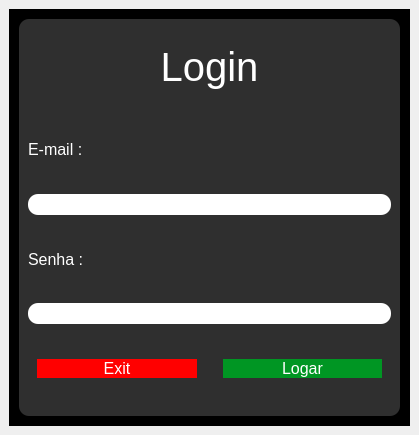
<?xml version="1.0" encoding="UTF-8"?>
<ui version="4.0">
 <class>MainWindow</class>
 <widget class="QMainWindow" name="MainWindow">
  <property name="geometry">
   <rect>
    <x>0</x>
    <y>0</y>
    <width>419</width>
    <height>435</height>
   </rect>
  </property>
  <property name="windowTitle">
   <string>MainWindow</string>
  </property>
  <widget class="QWidget" name="centralwidget">
   <layout class="QHBoxLayout" name="horizontalLayout">
    <item>
     <widget class="QFrame" name="frame_4">
      <property name="styleSheet">
       <string notr="true">background-color: rgb(0, 0, 0); 
color: rgb(255, 255, 255);
</string>
      </property>
      <property name="frameShape">
       <enum>QFrame::StyledPanel</enum>
      </property>
      <property name="frameShadow">
       <enum>QFrame::Raised</enum>
      </property>
      <layout class="QVBoxLayout" name="verticalLayout_3">
       <item>
        <widget class="QWidget" name="widget_5" native="true">
         <property name="styleSheet">
          <string notr="true">background-color: rgb(47, 47, 47);
color: rgb(255, 255, 255);
border-radius:10;</string>
         </property>
         <layout class="QVBoxLayout" name="verticalLayout">
          <item>
           <widget class="QLabel" name="label_24">
            <property name="font">
             <font>
              <pointsize>30</pointsize>
             </font>
            </property>
            <property name="styleSheet">
             <string notr="true">background-color: rgba(85, 255, 255, 0);
border-radius:10;</string>
            </property>
            <property name="text">
             <string>Login</string>
            </property>
            <property name="alignment">
             <set>Qt::AlignCenter</set>
            </property>
           </widget>
          </item>
          <item>
           <widget class="QLabel" name="label_2">
            <property name="font">
             <font>
              <pointsize>12</pointsize>
             </font>
            </property>
            <property name="text">
             <string>E-mail :</string>
            </property>
           </widget>
          </item>
          <item>
           <widget class="QLineEdit" name="login">
            <property name="font">
             <font>
              <pointsize>12</pointsize>
             </font>
            </property>
            <property name="styleSheet">
             <string notr="true">background-color: rgb(255, 255, 255);
border-radius:10;
color: rgb(0, 0, 0);</string>
            </property>
            <property name="text">
             <string/>
            </property>
           </widget>
          </item>
          <item>
           <widget class="QLabel" name="label_28">
            <property name="font">
             <font>
              <pointsize>12</pointsize>
             </font>
            </property>
            <property name="styleSheet">
             <string notr="true">background-color: rgba(85, 255, 255, 0);</string>
            </property>
            <property name="text">
             <string>Senha :</string>
            </property>
            <property name="alignment">
             <set>Qt::AlignLeading|Qt::AlignLeft|Qt::AlignVCenter</set>
            </property>
           </widget>
          </item>
          <item>
           <widget class="QLineEdit" name="senha">
            <property name="font">
             <font>
              <pointsize>12</pointsize>
             </font>
            </property>
            <property name="styleSheet">
             <string notr="true">background-color: rgb(255, 255, 255);
color: rgb(0, 0, 0);</string>
            </property>
           </widget>
          </item>
          <item>
           <widget class="QWidget" name="widget" native="true">
            <layout class="QHBoxLayout" name="horizontalLayout_2">
             <item>
              <widget class="QPushButton" name="btn_exit">
               <property name="font">
                <font>
                 <pointsize>12</pointsize>
                </font>
               </property>
               <property name="styleSheet">
                <string notr="true">background-color: rgb(255, 0, 0);
border-radius:10;</string>
               </property>
               <property name="text">
                <string>Exit</string>
               </property>
              </widget>
             </item>
             <item>
              <spacer name="horizontalSpacer">
               <property name="orientation">
                <enum>Qt::Horizontal</enum>
               </property>
               <property name="sizeType">
                <enum>QSizePolicy::Fixed</enum>
               </property>
               <property name="sizeHint" stdset="0">
                <size>
                 <width>20</width>
                 <height>20</height>
                </size>
               </property>
              </spacer>
             </item>
             <item>
              <widget class="QPushButton" name="btn_login">
               <property name="font">
                <font>
                 <pointsize>12</pointsize>
                </font>
               </property>
               <property name="styleSheet">
                <string notr="true">background-color: rgb(0, 150, 35);</string>
               </property>
               <property name="text">
                <string>Logar</string>
               </property>
              </widget>
             </item>
            </layout>
           </widget>
          </item>
         </layout>
        </widget>
       </item>
      </layout>
     </widget>
    </item>
   </layout>
  </widget>
 </widget>
 <resources/>
 <connections/>
</ui>
